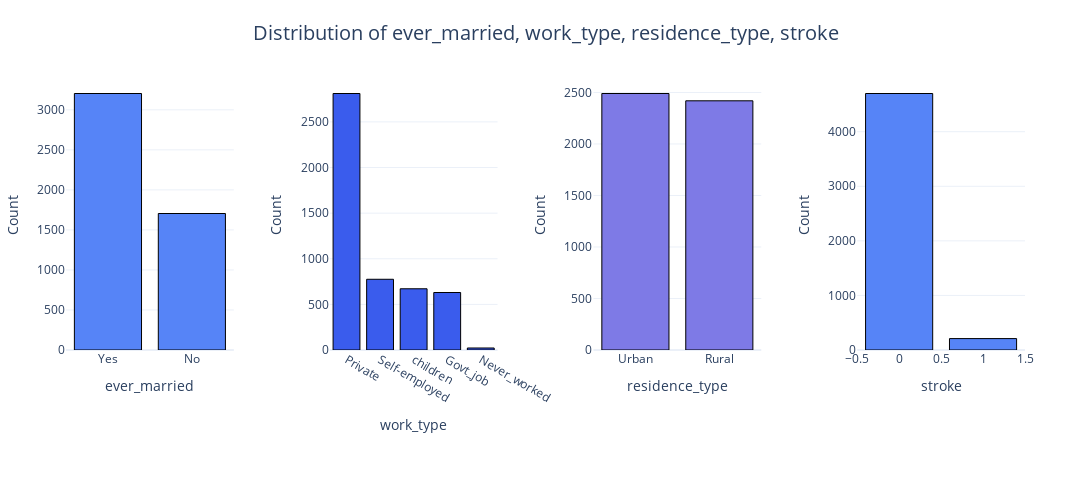

Source (notebook cell):
### Markdown cell above
The bar plots reveal the following about `gender`, `hypertension`, `heart_disease`, and `smoking_status`

* **Gender:** 
  - The dataset contains more females than males.
  - There's a very small number of "Other" gender entries, which may need special handling in the analysis.

* **Hypertension:** 
  - Highly imbalanced distribution.
  - The vast majority of patients do not have hypertension (value 0).
  - This imbalance will need to be addressed in the modeling phase to prevent bias.

* **Heart Disease:** 
  - Similar to hypertension, there's a significant imbalance.
  - Most patients in the dataset do not have heart disease (value 0).
  - This imbalance also requires attention during model development.

* **Smoking Status:**
  - "Never smoked" is the most common category.
  - There's a significant number of "Unknown" entries, which may require special handling.
  - "Formerly smoked" and "smokes" categories have lower, but similar frequencies.
  - The high number of "Unknown" entries could impact the analysis and may need imputation or special treatment.

### Code cell
plot_combined_bar_charts(stroke_df, categorical_features_set2, max_features_per_plot=4, save_path="images/categorical_distributions_set2")

### Figure 1 — Plotly figure (JSON) as saved in the notebook; plotly's stock layout.template omitted (floating-point values rounded to 4 significant figures)
{"data": [{"marker": {"color": "#5684F7", "line": {"color": "#000000", "width": 1}}, "name": "ever_married", "type": "bar", "x": ["Yes", "No"], "xaxis": "x", "y": [3204, 1705], "yaxis": "y"}, {"marker": {"color": "#3A5CED", "line": {"color": "#000000", "width": 1}}, "name": "work_type", "type": "bar", "x": ["Private", "Self-employed", "children", "Govt_job", "Never_worked"], "xaxis": "x2", "y": [2811, 775, 671, 630, 22], "yaxis": "y2"}, {"marker": {"color": "#7E7AE6", "line": {"color": "#000000", "width": 1}}, "name": "residence_type", "type": "bar", "x": ["Urban", "Rural"], "xaxis": "x3", "y": [2490, 2419], "yaxis": "y3"}, {"marker": {"color": "#5684F7", "line": {"color": "#000000", "width": 1}}, "name": "stroke", "type": "bar", "x": [0, 1], "xaxis": "x4", "y": [4700, 209], "yaxis": "y4"}], "layout": {"height": 500, "margin": {"b": 150, "l": 50, "r": 50, "t": 80}, "showlegend": false, "title": {"font": {"size": 20}, "text": "Distribution of ever_married, work_type, residence_type, stroke", "x": 0.5}, "width": 1600, "xaxis": {"anchor": "y", "domain": [0, 0.175], "showticklabels": true, "title": {"font": {"size": 14}, "text": "ever_married"}}, "xaxis2": {"anchor": "y2", "domain": [0.275, 0.45], "showticklabels": true, "title": {"font": {"size": 14}, "text": "work_type"}}, "xaxis3": {"anchor": "y3", "domain": [0.55, 0.725], "showticklabels": true, "title": {"font": {"size": 14}, "text": "residence_type"}}, "xaxis4": {"anchor": "y4", "domain": [0.825, 1], "showticklabels": true, "title": {"font": {"size": 14}, "text": "stroke"}}, "yaxis": {"anchor": "x", "domain": [0, 1], "title": {"font": {"size": 14}, "text": "Count"}}, "yaxis2": {"anchor": "x2", "domain": [0, 1], "title": {"font": {"size": 14}, "text": "Count"}}, "yaxis3": {"anchor": "x3", "domain": [0, 1], "title": {"font": {"size": 14}, "text": "Count"}}, "yaxis4": {"anchor": "x4", "domain": [0, 1], "title": {"font": {"size": 14}, "text": "Count"}}}}
